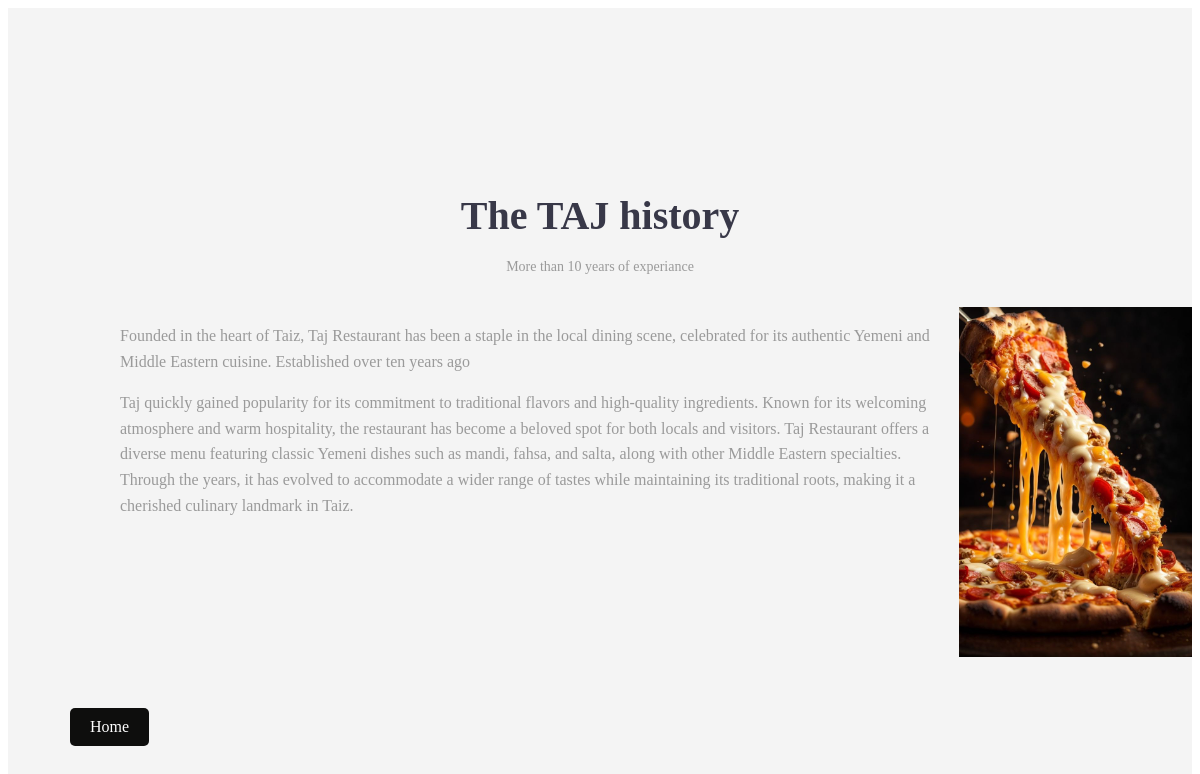
Page /about.php on the committed database.
### tables this page shows
CREATE TABLE `about_info` (
  `id` int(11) NOT NULL,
  `title` varchar(255) DEFAULT NULL,
  `subtitle` varchar(255) DEFAULT NULL,
  `paragraph1` text DEFAULT NULL,
  `paragraph2` text DEFAULT NULL,
  `image` varchar(255) DEFAULT NULL
);

### about.php (the view, shortened to what this page needs)
<?php
include 'config.php';
$sql = "SELECT * FROM about_info LIMIT 1";
$result = $conn->query($sql);
$data = $result->fetch_assoc();
?>
<!DOCTYPE html>
<html lang="en">
<head>
    <link rel="stylesheet" href="style.css">
</head>
<body>
<section id="about">
<div class="container">
    <div class="title">
        <h2><?= $data['title'] ?></h2>
        <p><?= $data['subtitle'] ?></p>
    </div>
    <div class="about-content">
        <div>
            <p><?= $data['paragraph1'] ?></p>
            <p><?= $data['paragraph2'] ?></p>
            <a href="index.php" class="btn btn-secondary"> Home </a>
        </div>
        <img src="<?= $data['image'] ?>" alt="about image">
    </div>
</div>
</section>
</body>
</html>

### style.css (style rules this page uses)
.btn-secondary { position: fixed; bottom: 70px; left: 70px; background-color: #0e0e0d; color: white; text-decoration: none; padding: 10px 20px; border-radius: 5px; font-size: 1rem; transition: all 0.3s ease; z-index: 100; }

### about.php (style rules this page uses)
#about { height: 100vh; display: flex; justify-content: center; align-items: center; background: #f4f4f4; }
#about .title, #offers .title, #menu .title { text-align: center; margin-bottom: 2rem; }
#about h2, #offers h2, #menu h2, #gallery h2 { font-size: 40px; margin-bottom: 20px; text-align: center; }
#about h2, #menu h2, #offers h2 { color: #383848; }
#about .title p, #menu .title p, #offers .title p { font-size: 14px; color: #9a9a9a; font-weight: 500; }
#about .about-content { display: flex; justify-content: space-between; }
#about .about-content img { width: 450px; height: 350px; }
#about .about-content p { color: #9a9a9a; margin-left:7rem; font-weight: 500; line-height: 1.6; }

### rows in the picture
about_info: title "The TAJ history", subtitle "More than 10 years of experiance", paragraph1 "Founded in the heart of Taiz, Taj Restaurant has been a staple in the local dining scene, celebrated for its authentic Yemeni and Middle Eastern cuisine. Established over ten years ago", paragraph2 "Taj quickly gained popularity for its commitment to traditional flavors and high-quality ingredients. Known for its welcoming atmosphere and warm hospitality, the restaurant has become a beloved spot for both locals and visitors. Taj Restaurant offers a diverse menu featuring classic Yemeni dishes such as mandi, fahsa, and salta, along with other Middle Eastern specialties. Through the years, it has evolved to accommodate a wider range of tastes while maintaining its traditional roots, making it a cherished culinary landmark in Taiz.", image (picture)
